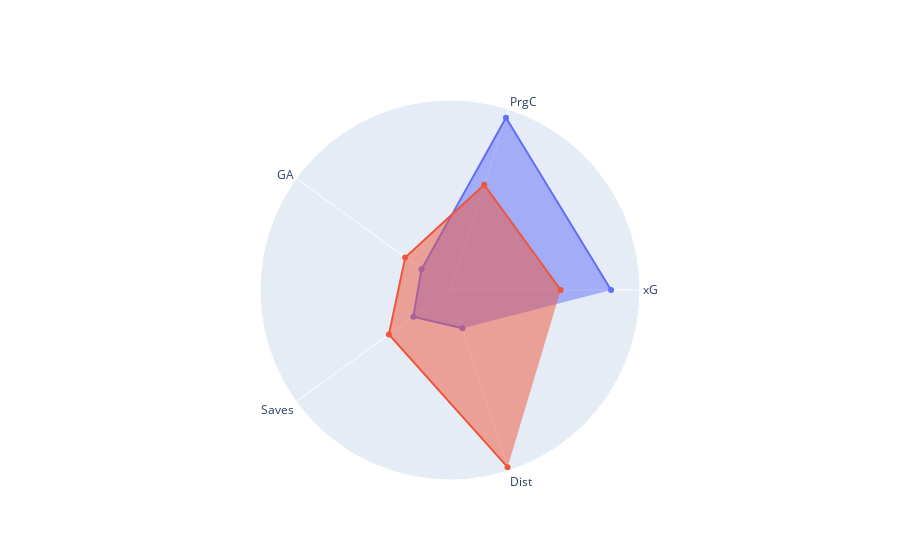

Notebook code for this chart:
### Code cell
import plotly.graph_objects as go
fig = go.Figure()


tr1=go.Scatterpolar(r=df1.r, theta=df1.theta,fill='toself',name='Team A')
tr2=go.Scatterpolar(r=df2.r, theta=df1.theta,fill='toself',name='Team B')
fig.add_trace(tr1)
fig.add_trace(tr2)

fig.update_layout(polar={'radialaxis':{'visible':False}},showlegend=False)
fig.show()

### Figure 1 — Plotly figure (JSON) as saved in the notebook; plotly's stock layout.template omitted (floating-point values rounded to 4 significant figures)
{"data": [{"fill": "toself", "name": "Team A", "r": [0.8, 0.9, 0.175, 0.225, 0.2], "theta": ["xG", "PrgC", "GA", "Saves", "Dist"], "type": "scatterpolar"}, {"fill": "toself", "name": "Team B", "r": [0.55, 0.55, 0.275, 0.375, 0.925], "theta": ["xG", "PrgC", "GA", "Saves", "Dist"], "type": "scatterpolar"}], "layout": {"polar": {"radialaxis": {"visible": false}}, "showlegend": false}}
